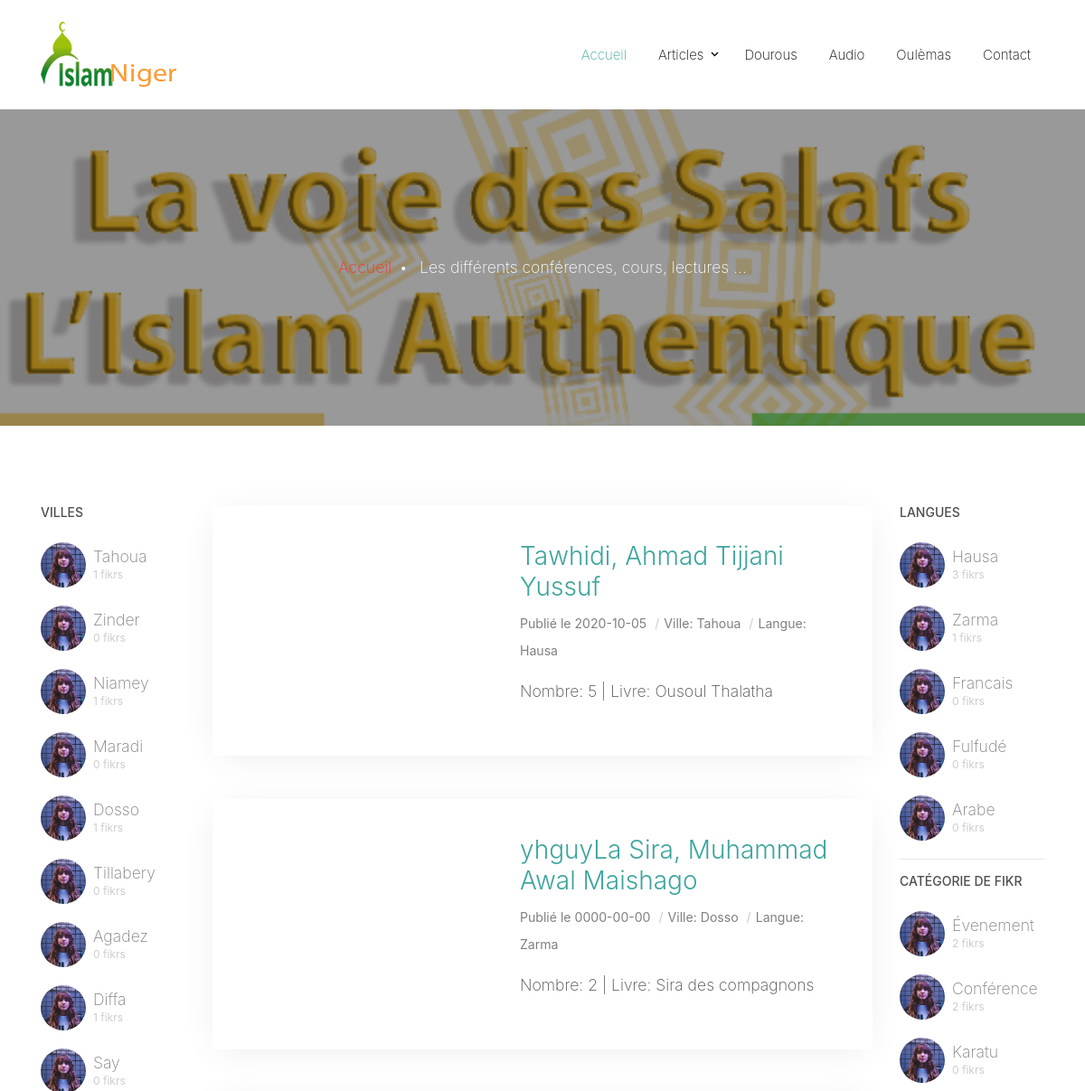
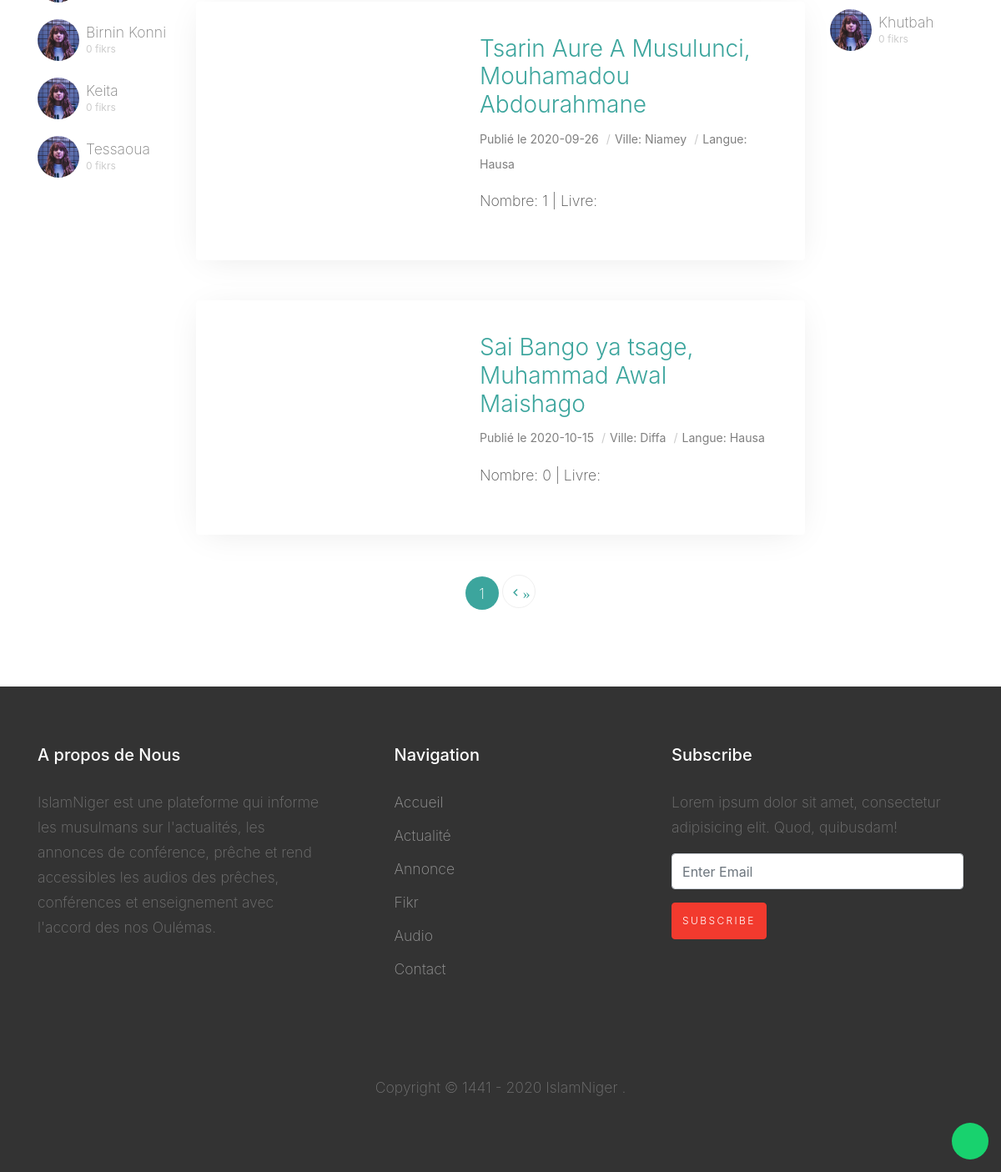
Page /index.php?p=fikr on the committed database (2 pictures, top to bottom).
### tables this page shows
CREATE TABLE `ville` (
  `id` int(11) NOT NULL,
  `titre` varchar(255) NOT NULL,
  `country` int(11) NOT NULL
);

CREATE TABLE `fikrs` (
  `id` int(11) NOT NULL,
  `titre` varchar(255) NOT NULL,
  `livre` varchar(255) DEFAULT NULL,
  `cfikr` int(11) NOT NULL,
  `auteur` int(11) NOT NULL,
  `ville` int(11) NOT NULL,
  `date_ajout` date NOT NULL,
  `langue` int(11) NOT NULL,
  `photo` int(11) NOT NULL
);

CREATE TABLE `files` (
  `id` int(11) NOT NULL,
  `file_name` varchar(50) NOT NULL,
  `file_url` varchar(255) NOT NULL,
  `file_type` varchar(20) NOT NULL,
  `file_size` int(11) NOT NULL
);

CREATE TABLE `auteurs` (
  `id` int(11) NOT NULL,
  `nom` varchar(255) NOT NULL,
  `prenom` varchar(255) NOT NULL,
  `statut` int(11) NOT NULL,
  `ville` int(11) NOT NULL,
  `description` text NOT NULL,
  `photo` int(11) NOT NULL
);

CREATE TABLE `langues` (
  `id` int(11) NOT NULL,
  `code` varchar(10) NOT NULL,
  `titre` varchar(255) NOT NULL
);

CREATE TABLE `cfikr` (
  `id` int(11) NOT NULL,
  `titre` varchar(255) NOT NULL
);

### model/Manager.php (called while the page is built, shortened)
<?php
class Manager
{
    private static $results = [];
    public static function bdd()
    {
        $dbname = '';
        $user = '';
        $pass = '';
        $host = '';
        if ($_SERVER["SERVER_NAME"] == 'localhost' || $_SERVER["SERVER_NAME"] == '') {
            $dbname = 'iniger';
            $user = 'root';
            $pass = '';
            $host = 'localhost';
        }
        try {
            $pdo_options = array(
                PDO::MYSQL_ATTR_INIT_COMMAND => "SET NAMES utf8",
                PDO::ATTR_ERRMODE => PDO::ERRMODE_EXCEPTION, PDO::ATTR_PERSISTENT => true
            );
            $bdd = new PDO("mysql:host=$host;dbname=$dbname;charset=utf8", "$user", "$pass", $pdo_options);
        } catch (Exception $e) {
            die('Erreur :' . $e->getMessage());
        }
        return $bdd;
    }
    public static function getMultiplesRecords($sql, $params = [])
    {
        $req = self::bdd()->prepare($sql);
        if (!empty($params)) {
            $req->execute($params);
        }else {
            $req->execute();
        }
        if ($res = $req->fetchAll(PDO::FETCH_ASSOC)) {
            return $res;
        }
    }
    public static function getData($table, $property = null, $val = null, $many = false)
    {
        $query = "SELECT * FROM $table ";
        if ($property != null && $val != null) {
            if ($val === 'last') {
                self::lastID($table, $property);
            } elseif ($val === 'distinct') {
                self::distinct($table, $property);
            } elseif ($val === 'exist') {
                echo self::is_not_use($table, $property, $_GET['val']);
            } else {
                $query .= "WHERE $property=:$property";
                $req = self::bdd()->prepare($query);
                $req->execute([$property => $val]);
                if (self::$results['data'] = $req->fetch(PDO::FETCH_ASSOC)) {
                    return self::$results;
                } else {
                    echo self::throwError(404, "Une erreur s'est produite ou enregistrement non trouvé", true)['message'];
                }
            }
        }
    }
    public static function Count($table, $id, $proprety=null, $value=null, $regroupe=null){
        $query = "SELECT COUNT($id) as total FROM $table ";
        if($proprety!=null && $value!=null){
            $query .= "WHERE $proprety=:$proprety";
            if (!is_null($regroupe)) {
                $query .= "GROUP BY $regroupe";
            }
            $req = self::bdd()->prepare($query);
            $req->execute([$proprety => $value]);
            if ($res = $req->fetch(PDO::FETCH_ASSOC)) {
                return $res;
            }
        } else{
            $req = self::bdd()->query($query);
            if ($res = $req->fetch(PDO::FETCH_ASSOC)) {
                return $res;
            }
        }
    }
}

### views/view_fikr.php (the view, shortened to what this page needs)
<?php
$target = '';
if ($_SERVER["SERVER_NAME"] == 'localhost') {
  $target = "http://localhost/IslamNiger/";
} else {
  $target = "http:///admin/";
}
$currentPage = (int)($_GET['page'] ?? 1);
$count = Manager::Count('fikrs', 'id');
$perPage = 3;
$pages = ceil($count['total']/$perPage);
?>
<div class="site-blocks-cover overlay inner-page-cover" style="background-image: url(public/images/voie4.jpg);" data-aos="fade" data-stellar-background-ratio="0.5">
  <div class="container">
    <div class="row align-items-center justify-content-center text-center">
      <div class="col-md-6" data-aos="fade-up" data-aos-delay="400">
        <a href="index.php?p=home">Accueil</a><span class="mx-2 text-white">&bullet;</span> <span class="text-white">Les différents conférences, cours, lectures ...</span>
      </div>
    </div>
  </div>
</div>
<div class="site-section">
  <div class="container">
    <div class="row">
      <div class="col-lg-2">
        <div class="featured-user  mb-5 mb-lg-0">
          <h3 class="mb-4">Villes</h3>
          <ul class="list-unstyled">
            <?php
              $sql = "SELECT ville.id, ville.titre, (SELECT COUNT(fikrs.id) FROM fikrs WHERE fikrs.ville=ville.id) as nombre FROM ville";
              $data = Manager::getMultiplesRecords($sql);
              if (is_array($data) || is_object($data)) {
                  foreach ($data as $value) {
                  ?>
                <li>
                  <a href="index.php?p=fikr&ville=<?= $value['id']?>" class="d-flex align-items-center">
                    <img src="public/images/person_1.jpg" alt="Image" class="img-fluid mr-2">
                    <div class="podcaster">
                      <span class="d-block"><?= $value['titre']?></span>
                      <span class="small"><?= $value['nombre']?> fikrs</span>
                    </div>
                  </a>
                </li>
                <?php }
              }
            ?>
          </ul>
        </div>
      </div>
      <div class="col-lg-8">
        <?php
            if(isset($_GET['langue'])){
              $langue = $_GET['langue'];
              $sql = "SELECT fikrs.id, fikrs.titre, fikrs.date_ajout, fikrs.ville, fikrs.langue, fikrs.auteur, fikrs.livre, fikrs.photo, (SELECT COUNT(datas.id) FROM datas WHERE datas.fikr=fikrs.id) as nombre FROM fikrs WHERE fikrs.langue='$langue'";
            } elseif(isset($_GET['category'])){
              $category = $_GET['category'];
              $sql = "SELECT fikrs.id, fikrs.titre, fikrs.date_ajout, fikrs.ville, fikrs.langue, fikrs.auteur, fikrs.livre, fikrs.photo, (SELECT COUNT(datas.id) FROM datas WHERE datas.fikr=fikrs.id) as nombre FROM fikrs WHERE fikrs.cfikr='$category'";
            } elseif(isset($_GET['ville'])){
              $ville = $_GET['ville'];
              $sql = "SELECT fikrs.id, fikrs.titre, fikrs.date_ajout, fikrs.ville, fikrs.langue, fikrs.auteur, fikrs.livre, fikrs.photo, (SELECT COUNT(datas.id) FROM datas WHERE datas.fikr=fikrs.id) as nombre FROM fikrs WHERE fikrs.ville='$ville'";
            } else {
              $sql = "SELECT fikrs.id, fikrs.titre, fikrs.date_ajout, fikrs.ville, fikrs.langue, fikrs.auteur, fikrs.livre, fikrs.photo, (SELECT COUNT(datas.id) FROM datas WHERE datas.fikr=fikrs.id) as nombre FROM fikrs";
            }
            $data = Manager::getMultiplesRecords($sql);
            if (is_array($data) || is_object($data)) {
                foreach ($data as $value) {
                  $oulema = Manager::getData('auteurs', 'id', $value['auteur'])['data'];
                  $langue = Manager::getData('langues', 'id', $value['langue'])['data'];
                  $ville = Manager::getData('ville', 'id', $value['ville'])['data'];
                ?>
                <div class="d-block d-md-flex podcast-entry bg-white mb-5" data-aos="fade-up">
                    <div class="image" style="background-image: url('<?= $target.Manager::getData("files", "id", $value['photo'])['data']['file_url']; ?>');"></div>
                    <div class="text">
                        <h3 class="font-weight-light"><a href="index.php?p=datas&fikr=<?= $value['id']?>"><?= $value['titre']?>, <?= $oulema['nom'] . ' ' . $oulema['prenom']?></a></h3>
                        <div class="text-white mb-3"><span class="text-black-opacity-05"><small>Publié le <?= $value['date_ajout']?> <span class="sep">/</span>Ville: <?= $ville['titre']?> <span class="sep">/</span>Langue: <?= $langue['titre']?></small></span></div>
                        <p>Nombre: <?= $value['nombre']?> | Livre: <?= $value['livre']?></p>
                    </div>
                </div>
                <?php }
            }
        ?>
      </div>
      <div class="col-lg-2">
        <div class="featured-user  mb-5 mb-lg-0">
          <h3 class="mb-4">Langues</h3>
          <ul class="list-unstyled">
            <?php
              $sql = "SELECT langues.id, langues.code, langues.titre, (SELECT COUNT(fikrs.id) FROM fikrs WHERE fikrs.langue=langues.id) as nombre FROM langues";
              $data = Manager::getMultiplesRecords($sql);
              if (is_array($data) || is_object($data)) {
                  foreach ($data as $value) {
                  ?>
                <li>
                  <a href="index.php?p=fikr&langue=<?= $value['id']?>" class="d-flex align-items-center">
                    <img src="public/images/person_1.jpg" alt="Image" class="img-fluid mr-2">
                    <div class="podcaster">
                      <span class="d-block"><?= $value['titre']?></span>
                      <span class="small"><?= $value['nombre']?> fikrs</span>
                    </div>
                  </a>
                </li>
                <?php }
              }
            ?>
          </ul>
          <hr>
          <h3 class="mb-4">Catégorie de Fikr</h3>
          <ul class="list-unstyled">
            <?php
              $sql = "SELECT cfikr.id, cfikr.titre, (SELECT COUNT(fikrs.id) FROM fikrs WHERE fikrs.cfikr=cfikr.id) as nombre FROM cfikr";
              $data = Manager::getMultiplesRecords($sql);
            if (is_array($data) || is_object($data)) {
                foreach ($data as $value) {
                ?>
              <li>
                <a href="index.php?p=fikr&category=<?= $value['id']?>" class="d-flex align-items-center">
                  <img src="public/images/person_1.jpg" alt="Image" class="img-fluid mr-2">
                  <div class="podcaster">
                    <span class="d-block"><?= $value['titre']?></span>
                    <span class="small"><?= $value['nombre']?> fikrs</span>
                  </div>
                </a>
              </li>
              <?php }
                }
            ?>
          </ul>
        </div>
      </div>
      <div class="container" data-aos="fade-up">
        <div class="row">
          <div class="col-md-12 text-center">
            <div class="site-block-27">
              <ul>
                <?php
                for ($i = 1; $i < $pages; $i++) {
                  if ($i == $currentPage) {
                    ?>
                    <li class="active"><span><?= $i; ?></span></li>
                    <?php
                  } else {?>
                    <li><a href="index.php?p=fikr&page=<?= $i; ?>"><span><?= $i; ?></span></a></li>
                    <?php
                  }
                }?>
                <?php if($currentPage < $pages):?>
                  <li><a href="index.php?p=fikr&page=<?= $currentPage + 1 ?>" class="icon-keyboard_arrow_left">&raquo;</a></li>
                <?php endif; ?>
              </ul>
            </div>
          </div>
        </div>
      </div>
    </div>
  </div>
</div>
<?php
$content = ob_get_clean();
require("template.php");
?>

### index.php (shortened to what this page needs)
<?php
require "model/Manager.php";
if (!empty($_GET['p'])) {
    extract($_GET);
    if ($p == "home") {
        include_once('views/view_home.php');
    } elseif ($p == "fikr") {
        include_once('views/view_fikr.php');
    } elseif ($p == "datas") {
        include_once('views/view_datas.php');
    } elseif ($p == "annonce") {
        include_once('views/view_annonce.php');
    } elseif ($p == "oulema") {
        include_once('views/view_oulema.php');
    } elseif ($p == "audio") {
        include_once('views/view_audio.php');
    } elseif ($p == "actualite") {
        include_once('views/view_actualite.php');
    } elseif ($p == "article") {
        include_once('views/view_article.php');
    }
} else {
    include_once('views/view_home.php');
}

### views/template.php (shortened to what this page needs)
<!DOCTYPE html>
<html lang="en">
<head>
  <link rel="stylesheet" href="public/fonts/icomoon/style.css">
  <link rel="stylesheet" href="public/css/bootstrap.min.css">
  <link rel="stylesheet" href="public/css/magnific-popup.css">
  <link rel="stylesheet" href="public/css/jquery-ui.css">
  <link rel="stylesheet" href="public/css/owl.carousel.min.css">
  <link rel="stylesheet" href="public/css/owl.theme.default.min.css">
  <link rel="stylesheet" href="https://cdn.jsdelivr.net/npm/mediaelement@4.2.7/build/mediaelementplayer.min.css">
  <link rel="stylesheet" href="public/css/aos.css">
  <link rel="stylesheet" href="public/css/style.css">
  <link rel="stylesheet" href="public/css/font-awesome.min.css" type="text/css">
</head>
<body>
  <div class="site-wrap">
    <header class="site-navbar py-4" role="banner">
      <div class="container">
        <div class="row align-items-center">
          <div class="col-3">
            <a href="index.php?p=home" class="h2"><img src="public/images/logoone1.png" alt="Logo IslamNiger" class="img-fluid"></a>
          </div>
          <div class="col-9">
            <nav class="site-navigation position-relative text-right text-md-right" role="navigation">
              <ul class="site-menu js-clone-nav d-none d-lg-block">
                <li class="active">
                  <a href="index.php?p=home">Accueil</a>
                </li>
                <li class="has-children">
                  <a href="#">Articles</a>
                </li>
                <li><a href="index.php?p=fikr">Dourous</a></li>
                <li><a href="index.php?p=audio">Audio</a></li>
                <li><a href="index.php?p=oulema">Oulèmas</a></li>
                <li><a href="index.php?p=contact">Contact</a></li>
              </ul>
            </nav>
          </div>
        </div>
      </div>
    </header>
    <?= $content;?>
    <footer class="site-footer">
      <div class="container">
        <div class="row">
          <div class="col-lg-4">
            <h3>A propos de Nous</h3>
            <p>IslamNiger est une plateforme qui  informe les musulmans sur l'actualités, les annonces de conférence, prêche et rend accessibles les audios des prêches, conférences et enseignement avec l'accord des nos Oulémas.</p>
          </div>
          <div class="col-lg-3 mx-auto">
            <h3>Navigation</h3>
            <ul class="list-unstyled">
              <li><a href="index.php?p=">Accueil</a></li>
              <li><a href="index.php?p=actualite">Actualité</a></li>
              <li><a href="index.php?p=annonce">Annonce</a></li>
              <li><a href="index.php?p=fikr">Fikr</a></li>
              <li><a href="index.php?p=audio">Audio</a></li>
              <li><a href="index.php?p=contact">Contact</a></li>
            </ul>
          </div>
          <div class="col-lg-4">
            <h3>Subscribe</h3>
            <p>Lorem ipsum dolor sit amet, consectetur adipisicing elit. Quod, quibusdam!</p>
            <form action="#" class="form-subscribe">
              <input type="email" class="form-control mb-3" placeholder="Enter Email">
              <input type="submit" class="btn btn-primary" value="Subscribe">
            </form>
          </div>
        </div>
        <div class="row pt-5 mt-5 text-center">
          <div class="col-md-12">
            <p>Copyright © 1441 - 2020 IslamNiger .
            </p>
          </div>
        </div>
      </div>
    </footer>
    <a href="" class="back-to-top"><i class="fa fa-chevron-up"></i></a>
  </div>
</body>
</html>

### rows in the picture
ville: titre "Tahoua", nombre "1"
ville: titre "Zinder", nombre "0"
ville: titre "Niamey", nombre "1"
ville: titre "Maradi", nombre "0"
ville: titre "Dosso", nombre "1"
ville: titre "Tillabery", nombre "0"
ville: titre "Agadez", nombre "0"
ville: titre "Diffa", nombre "1"
ville: titre "Say", nombre "0"
ville: titre "Birnin Konni", nombre "0"
ville: titre "Keita", nombre "0"
ville: titre "Tessaoua", nombre "0"
fikrs: titre "Tawhidi", auteur.nom "Ahmad Tijjani", auteur.prenom "Yussuf", date_ajout "2020-10-05", ville.titre "Tahoua", langue.titre "Hausa", nombre "5", livre "Ousoul Thalatha"
fikrs: titre "yhguyLa Sira", auteur.nom "Muhammad Awal", auteur.prenom "Maishago", date_ajout "0000-00-00", ville.titre "Dosso", langue.titre "Zarma", nombre "2", livre "Sira des compagnons"
fikrs: titre "Tsarin Aure A Musulunci", auteur.nom "Mouhamadou", auteur.prenom "Abdourahmane", date_ajout "2020-09-26", ville.titre "Niamey", langue.titre "Hausa", nombre "1"
fikrs: titre "Sai Bango ya tsage", auteur.nom "Muhammad Awal", auteur.prenom "Maishago", date_ajout "2020-10-15", ville.titre "Diffa", langue.titre "Hausa", nombre "0"
langues: titre "Hausa", nombre "3"
langues: titre "Zarma", nombre "1"
langues: titre "Francais", nombre "0"
langues: titre "Fulfudé", nombre "0"
langues: titre "Arabe", nombre "0"
cfikr: titre "Évenement", nombre "2"
cfikr: titre "Conférence", nombre "2"
cfikr: titre "Karatu", nombre "0"
cfikr: titre "Khutbah", nombre "0"
